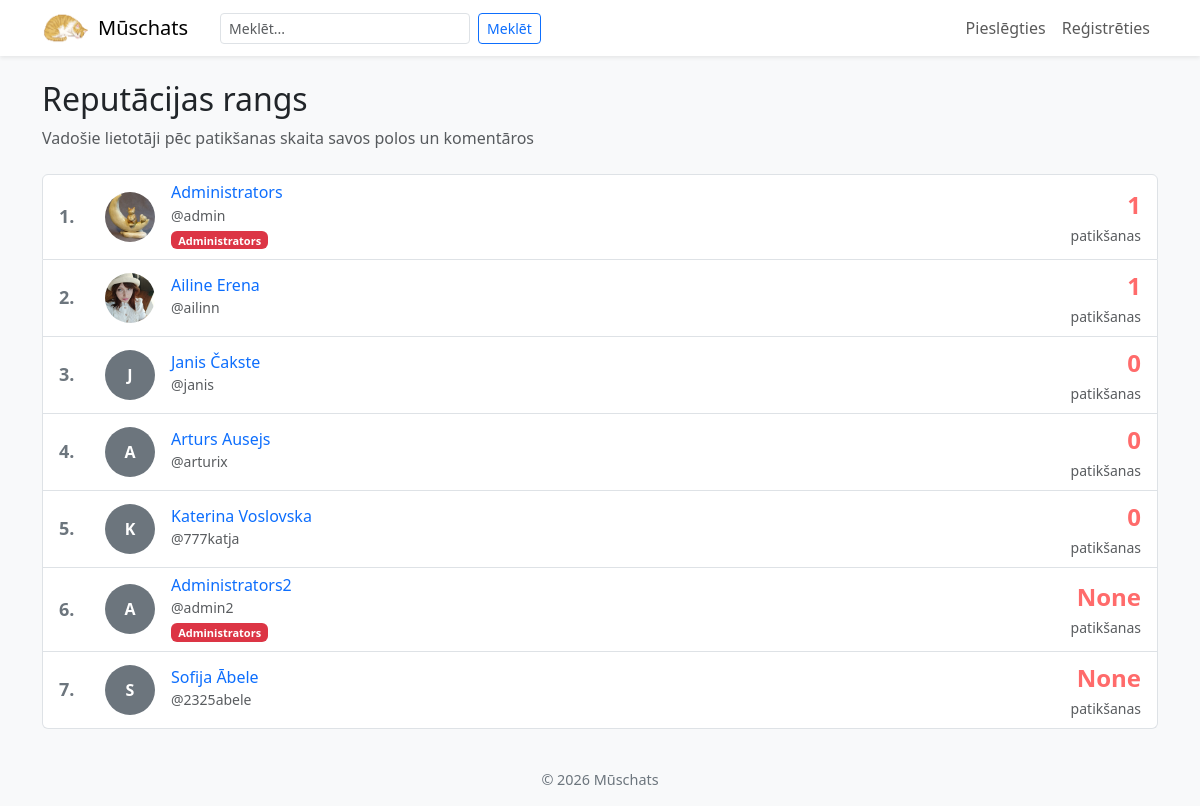
The app's page /leaderboard with its own data.
### app.py (models this page shows)
class Lietotaji(db.Model):
    __tablename__ = 'Lietotaji'
    id = db.Column(db.Integer, primary_key=True)
    lietotajvards = db.Column(db.String(80), unique=True, nullable=False)
    parole = db.Column(db.String(255), nullable=False)
    vards = db.Column(db.String(80), nullable=False)
    uzvards = db.Column(db.String(80), nullable=False)
    loma = db.Column(db.String(80), nullable=False)
    konta_bilde = db.Column(db.String(255), nullable=True)
    bio = db.Column(db.Text, nullable=True)
    epasts = db.Column(db.String(120), nullable=False, unique=True)
    ir_apstiprinats = db.Column(db.Boolean, default=True)
    reputacija = db.Column(db.Integer, default=0)

### app.py (the view)
@app.route('/leaderboard')
def leaderboard():
    top_users = Lietotaji.query.order_by(Lietotaji.reputacija.desc()).limit(50).all()
    return render_template('leaderboard.html', top_users=top_users)

### app.py (called while the page is built)
@app.context_processor
def inject_common():
    return {
        'ir_piesledzis': 'lietotajvards' in session,
        'current_year': datetime.utcnow().year
    }

### templates/leaderboard.html (shortened to what this page needs)
{% extends "layout.html" %}
{% block content %}
<div class="mb-4">
    <h2>Reputācijas rangs</h2>
    <p class="text-muted">Vadošie lietotāji pēc patikšanas skaita savos polos un komentāros</p>
</div>
{% if top_users %}
<div class="list-group">
    {% for user in top_users %}
    <div class="list-group-item">
        <div class="d-flex justify-content-between align-items-center">
            <div class="d-flex align-items-center">
                <div class="me-3" style="font-weight: bold; font-size: 18px; color: #6c757d; min-width: 30px;">
                    {{ loop.index }}.
                </div>
                <a href="{{ url_for('profils', lietotaja_vards=user.lietotajvards) }}" class="text-decoration-none">
                    {% if user.konta_bilde %}
                        <img src="{{ url_for('static', filename='uploads/' + user.konta_bilde) }}" alt="profils" class="rounded-circle me-3" style="width: 50px; height: 50px; object-fit: cover;">
                    {% else %}
                        <div class="rounded-circle bg-secondary me-3 d-flex align-items-center justify-content-center" style="width: 50px; height: 50px; color: white; font-weight: bold;">{{ user.vards[0] }}</div>
                    {% endif %}
                </a>
                <div>
                    <h6 class="mb-0">
                        <a href="{{ url_for('profils', lietotaja_vards=user.lietotajvards) }}" class="text-decoration-none">
                            {{ user.vards }} {{ user.uzvards }}
                        </a>
                    </h6>
                    <small class="text-muted">@{{ user.lietotajvards }}</small>
                    {% if user.loma == 'Administrators' %}
                        <br><span class="badge bg-danger" style="font-size: 11px;">Administrators</span>
                    {% endif %}
                </div>
            </div>
            <div class="text-end">
                <div style="font-size: 24px; font-weight: bold; color: #ff6b6b;">{{ user.reputacija }}</div>
                <small class="text-muted">patikšanas</small>
            </div>
        </div>
    </div>
    {% endfor %}
</div>
{% else %}
<p class="text-muted">Nav datu.</p>
{% endif %}
{% endblock %}

### templates/layout.html (shortened to what this page needs)
<!DOCTYPE html>
<html lang="lv">
<head>
    <link href="https://cdn.jsdelivr.net/npm/bootstrap@5.3.1/dist/css/bootstrap.min.css" rel="stylesheet">
</head>
<body>
  <nav class="navbar navbar-expand-lg navbar-light bg-white shadow-sm">
    <div class="container">
      <a class="navbar-brand d-flex align-items-center" href="{{ url_for('index') }}">
        <img src="{{ url_for('static', filename='cat.gif') }}" alt="" style="width:48px;height:30px;" class="me-2">
        <span>Mūschats</span>
      </a>
      <div class="collapse navbar-collapse" id="mainNav">
        <div class="navbar-nav me-auto ms-3">
          <form class="d-flex" action="{{ url_for('search') }}" method="GET">
            <input class="form-control form-control-sm me-2" style="width: 250px;" type="search" placeholder="Meklēt..." name="q">
            <button class="btn btn-outline-primary btn-sm" type="submit">Meklēt</button>
          </form>
        </div>
        <ul class="navbar-nav ms-auto align-items-center">
          {% if ir_piesledzis %}
            <a href="{{ url_for('konts') }}" class="text-decoration-none">
                <li class="nav-item d-flex align-items-center me-3">
                {% if session.get('konta_bilde') %}
                  <img src="{{ url_for('static', filename='uploads/' + session.get('konta_bilde')) }}" alt="" class="rounded-circle me-2" style="width:34px;height:34px;object-fit:cover;">
                {% endif %}
                <span>Sveiki, <strong>{{ session['vards'] }}</strong></span>
              </li>
            </a>
            <li class="nav-item"><a class="nav-link" href="{{ url_for('leaderboard') }}">Rangs</a></li>
            <li class="nav-item"><a class="nav-link" href="{{ url_for('jauna_diskusija') }}">Jauna diskusija</a></li>
            {% if session.get('loma') == 'Administrators' %}
              <li class="nav-item dropdown">
                <a class="nav-link dropdown-toggle" href="#" id="adminMenu" role="button" data-bs-toggle="dropdown">
                  Admins
                </a>
                <ul class="dropdown-menu" aria-labelledby="adminMenu">
                  <li><a class="dropdown-item" href="{{ url_for('admin_panel') }}">Lietotāju pārvalde</a></li>
                  <li><a class="dropdown-item" href="{{ url_for('admin_Notikumi') }}">Notikumi</a></li>
                </ul>
              </li>
            {% endif %}
            <li class="nav-item"><a class="nav-link" href="{{ url_for('logout') }}">Atteikties</a></li>
          {% else %}
            <li class="nav-item"><a class="nav-link" href="{{ url_for('login') }}">Pieslēgties</a></li>
            <li class="nav-item"><a class="nav-link" href="{{ url_for('register') }}">Reģistrēties</a></li>
          {% endif %}
        </ul>
      </div>
    </div>
  </nav>
  <main class="container py-4">
    {% block content %}{% endblock %}
  </main>
  <footer class="site-footer text-center py-3">
    <div class="container">© {{ current_year if current_year is defined else '' }} Mūschats</div>
  </footer>
</body>
</html>

### templates/layout.html (style rules this page uses)
body { background: #f8f9fa; }
.site-footer { font-size: .9rem; color:#6c757d; }

### records on screen
Lietotaji: konta_bilde (picture), vards "Administrators", lietotajvards "admin", loma "Administrators", reputacija "1"
Lietotaji: konta_bilde (picture), vards "Ailine", uzvards "Erena", lietotajvards "ailinn", reputacija "1"
Lietotaji: vards "J", vards "Janis", uzvards "Čakste", lietotajvards "janis", reputacija "0"
Lietotaji: vards "A", vards "Arturs", uzvards "Ausejs", lietotajvards "arturix", reputacija "0"
Lietotaji: vards "K", vards "Katerina", uzvards "Voslovska", lietotajvards "777katja", reputacija "0"
Lietotaji: vards "A", vards "Administrators2", lietotajvards "admin2", loma "Administrators", reputacija "None"
Lietotaji: vards "S", vards "Sofija", uzvards "Ābele", lietotajvards "2325abele", reputacija "None"
